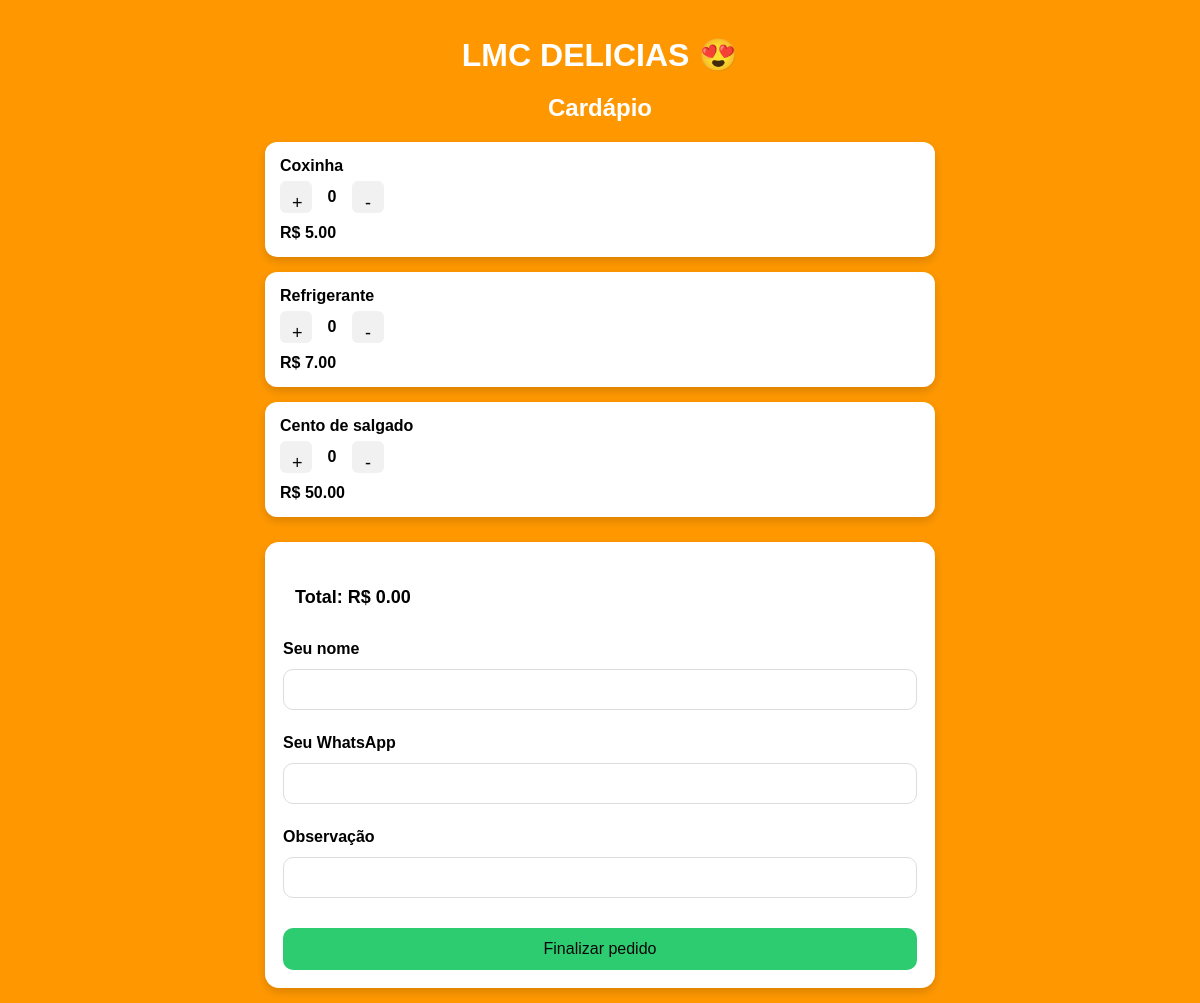
Before: / with the older database file.
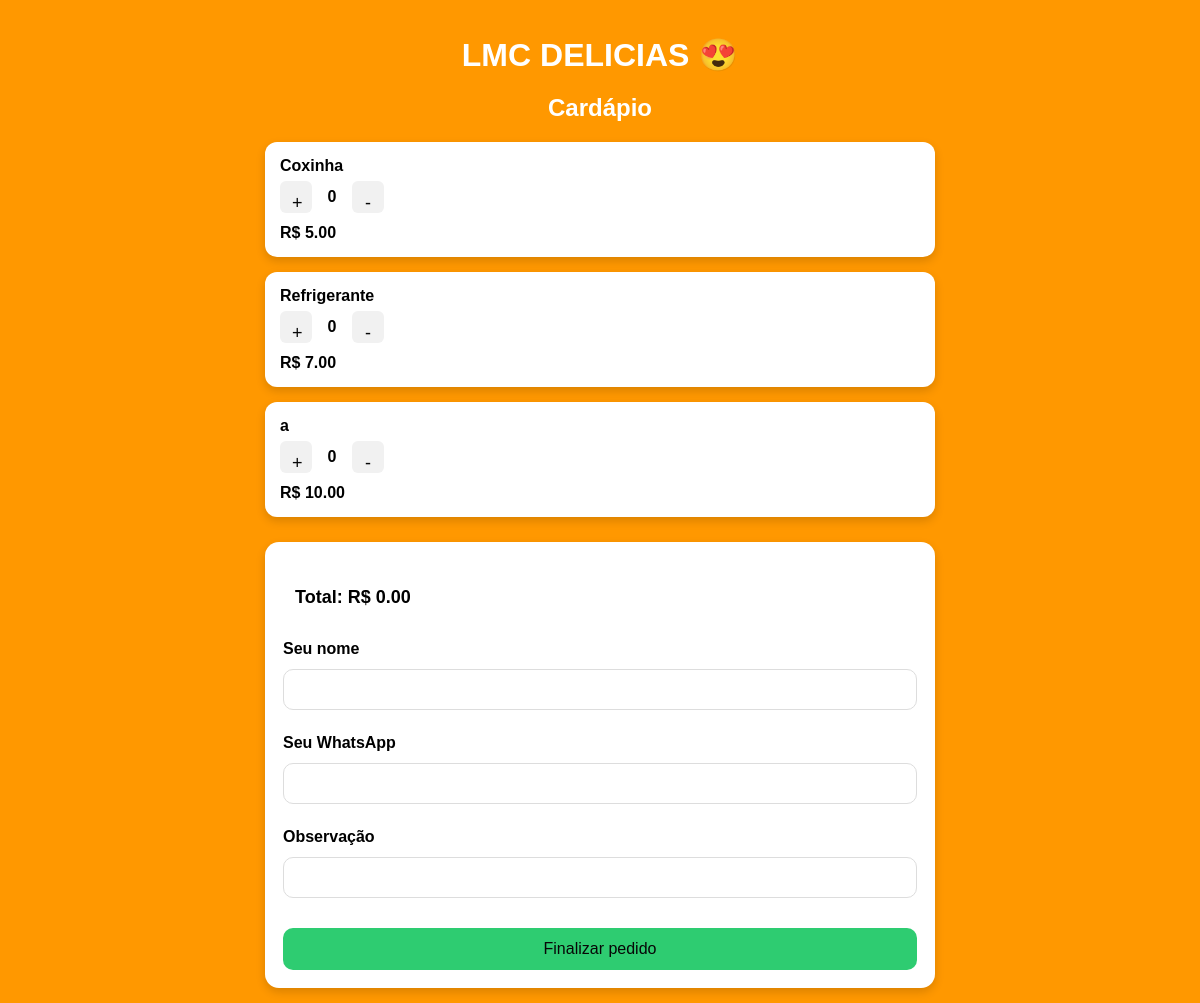
After: the same page with the newer database file.
### app.py (models this page shows)
class Produto(db.Model):
    id = db.Column(db.Integer, primary_key=True)
    nome = db.Column(db.String(100), nullable=False)
    preco = db.Column(db.Float, nullable=False)
    descricao = db.Column(db.Text, nullable=True)
    imagem = db.Column(db.String(200), nullable=True)

### app.py (the view)
@app.route('/')
def index():
    produtos = Produto.query.all()
    loja_aberta = carregar_estado_loja()
    return render_template('index.html', produtos=produtos, loja_aberta=loja_aberta)

### app.py (called while the page is built)
def carregar_estado_loja():
    loja = Loja.query.get(1)
    return loja.aberta if loja else True

### templates/index.html (shortened to what this page needs)
<!DOCTYPE html>
<html lang="pt-br">
<head>
    <link rel="stylesheet" href="{{ url_for('static', filename='style.css') }}">
    <link rel="stylesheet" href="{{ url_for('static', filename='admin.css') }}">
</head>
<body>
<div class="container">
    <h1 class="titulo">LMC DELICIAS 😍</h1>
    <h2 class="subtitulo">Cardápio</h2>
   {% for produto in produtos %}
<div class="produto"
     data-nome="{{ produto.nome }}"
     data-preco="{{ produto.preco }}">
    <div class="info-produto">
        <span class="nome-produto">{{ produto.nome }}</span>
        <div class="controle">
            <button type="button" class="mais">+</button>
            <span class="qtd">0</span>
            <button type="button" class="menos">-</button>
        </div>
        <strong class="preco">
            R$ {{ '%.2f'|format(produto.preco) }}
        </strong>
    </div>
</div>
{% endfor %}
    <div class="card-final">
        <div class="total">
            Total: R$ <span id="total">0.00</span>
        </div>
        <label>Seu nome</label>
        <input type="text" id="nome">
        <label>Seu WhatsApp</label>
        <input type="text" id="telefone">
        <label>Observação</label>
        <input type="text" id="obs">
        <button type="button" id="finalizarPedido" class="btn-finalizar">
            Finalizar pedido
        </button>
    </div>
</div>
</body>
</html>

### static/style.css (style rules this page uses)
* { box-sizing: border-box; font-family: Arial, Helvetica, sans-serif; }
body { margin: 0; background: #ff9800; }
.container { max-width: 700px; margin: auto; padding: 15px; }
.titulo { text-align: center; color: #fff; margin-bottom: 5px; }
.subtitulo { text-align: center; color: #fff; margin-bottom: 20px; }
.produto { background: #fff; border-radius: 12px; padding: 15px; margin-bottom: 15px; align-items: center; gap: 15px; box-shadow: 0 4px 10px rgba(0,0,0,0.15); }
.info-produto { flex: 1; display: flex; flex-direction: column; gap: 6px; }
.nome-produto { font-weight: bold; font-size: 16px; }
.controle { display: flex; align-items: center; gap: 10px; }
.controle button { width: 32px; height: 32px; border: none; background: #f1f1f1; border-radius: 6px; font-size: 18px; cursor: pointer; }
.qtd { min-width: 20px; text-align: center; font-weight: bold; }
.preco { font-weight: bold; margin-top: 5px; }
.total { background: #fff; padding: 12px; border-radius: 10px; font-weight: bold; margin-top: 15px; }
input { width: 100%; padding: 10px; margin-top: 6px; margin-bottom: 12px; border-radius: 8px; border: none; outline: none; }
button, .btn { width: 100%; padding: 12px; background: #2ecc71; color: #070707; border: none; border-radius: 10px; font-size: 16px; cursor: pointer; }
.card-final { background: #fff; border-radius: 14px; padding: 18px; margin-top: 25px; box-shadow: 0 4px 10px rgba(0,0,0,0.15); }
.total { font-size: 18px; font-weight: bold; margin-bottom: 20px; }
.card-final label { display: block; margin-top: 12px; margin-bottom: 5px; font-weight: bold; }
.card-final input { width: 100%; padding: 12px; border-radius: 10px; border: 1px solid #ddd; }
.card-final button { margin-top: 18px; background: #2ecc71; }
.produto:not(:has(.img-produto)) { display: block; }
.produto:not(:has(.img-produto)) { display: block !important; }

### static/admin.css (style rules this page uses)
body { font-family: Arial, sans-serif; }

Changed rows visible on the page:
changed Produto (number 3 of 3 on the later page): nome "Cento de salgado" → "a"; preco "50.00" → "10.00"
